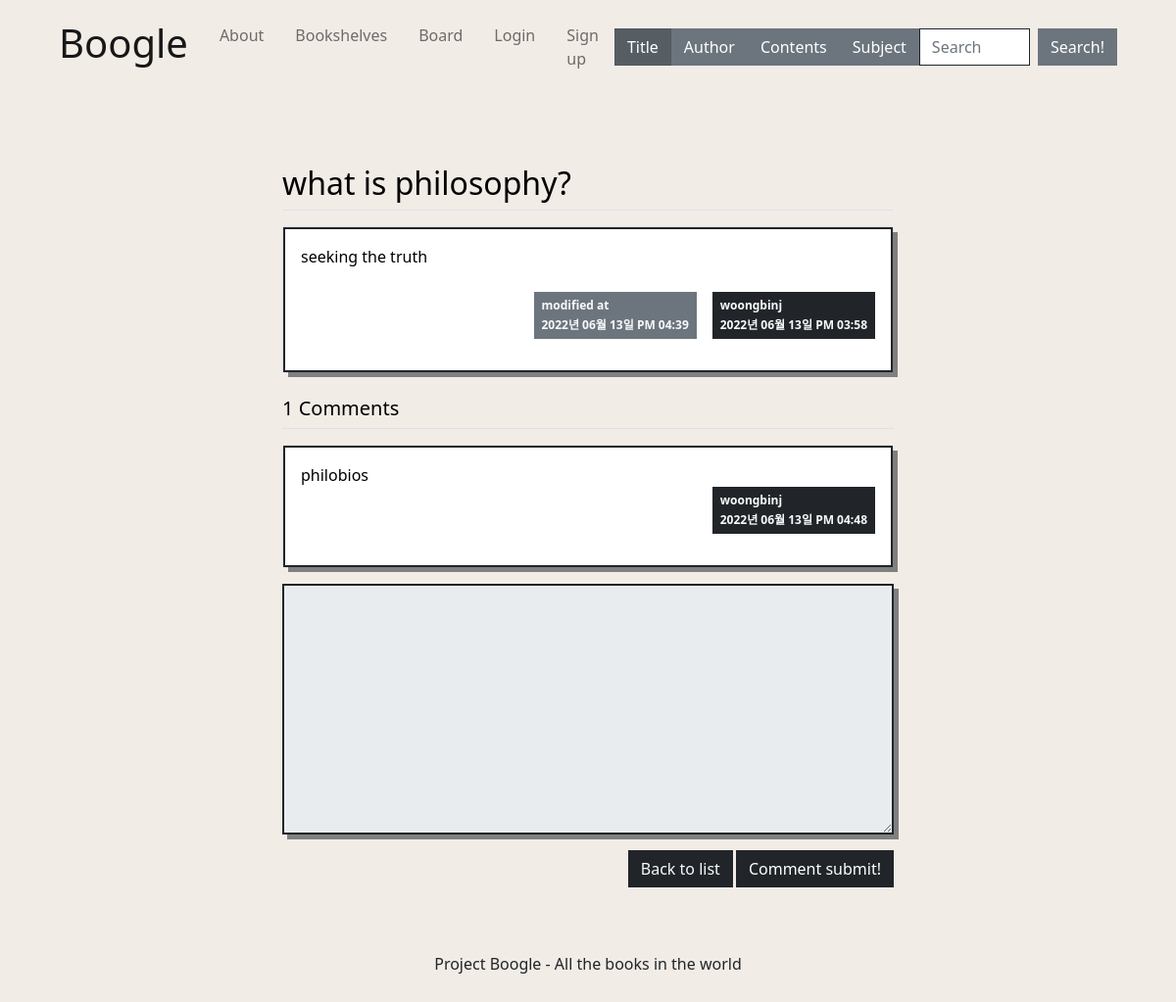
The app's page /question/detail/5/, older data.
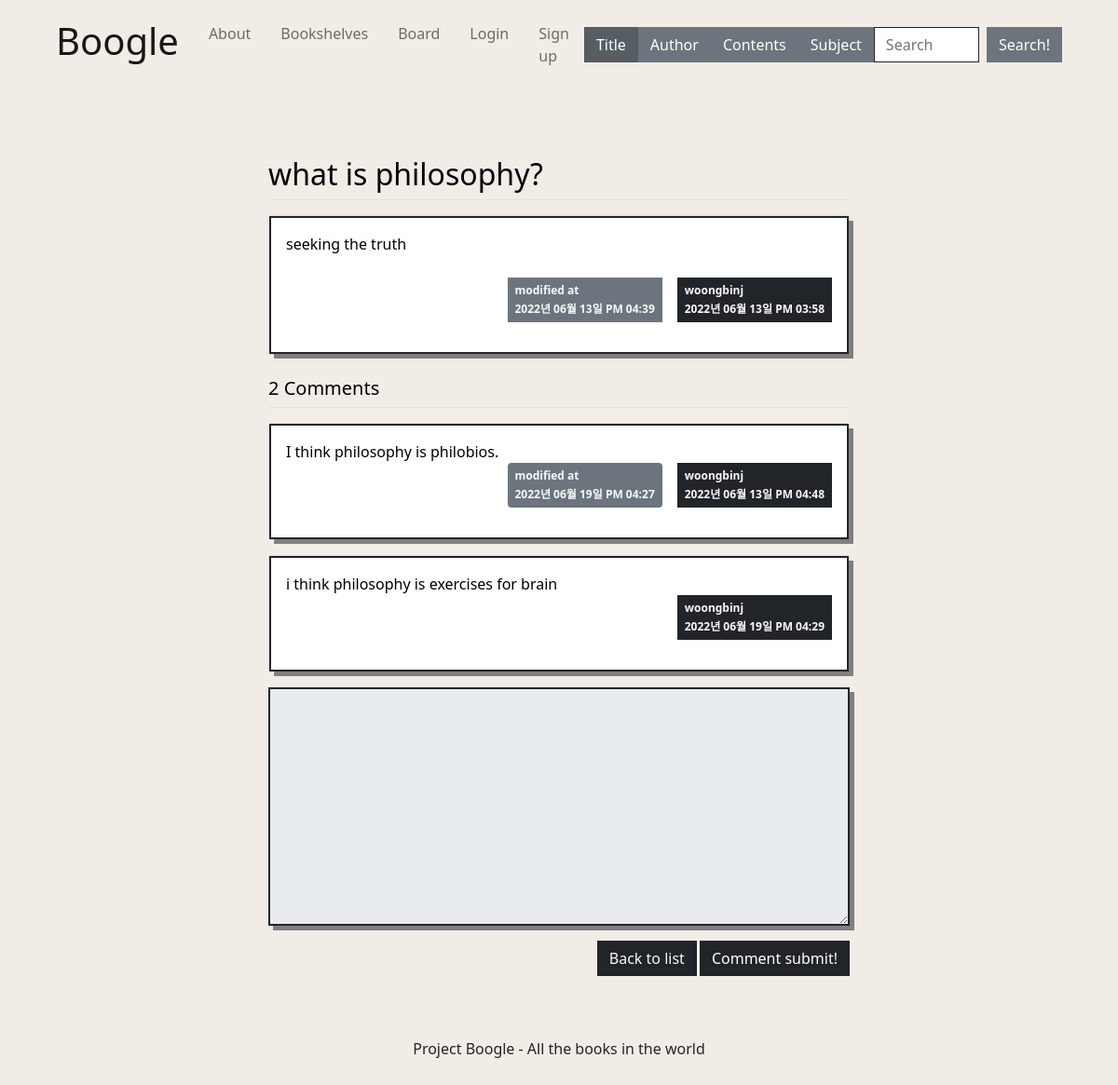
The same page, newer data.
### pybo/models.py (models this page shows)
class Answer(db.Model):
    id = db.Column(db.Integer, primary_key=True)
    question_id = db.Column(db.Integer, db.ForeignKey('question.id', ondelete='CASCADE'))
    question = db.relationship('Question', backref=db.backref('answer_set', cascade='all, delete-orphan'))
    content = db.Column(db.Text(), nullable=False)
    create_date = db.Column(db.DateTime(), nullable=False)
    modify_date = db.Column(db.DateTime(), nullable=True)
    user_id = db.Column(db.Integer, db.ForeignKey('user.id', ondelete='CASCADE'), nullable=False)
    user = db.relationship('User', backref=db.backref('answer_set'))

class User(db.Model):
    __tablename__ = 'user'   #테이블 이름 : user
    id = db.Column(db.Integer, primary_key = True)   #id를 프라이머리키로 설정
    username = db.Column(db.String(8), nullable = False)
    email = db.Column(db.String(32), nullable = False)
    password = db.Column(db.String(64), nullable = False)

### pybo/views/question_views.py (the view)
@bp.route('/detail/<int:question_id>/')
def detail(question_id):
    form = AnswerForm()
    question = Question.query.get_or_404(question_id)
    return render_template('question/question_detail.html', question=question, form=form)

### pybo/forms.py
class AnswerForm(FlaskForm):
    content = TextAreaField('내용', validators=[DataRequired('Content is a required entry.')])

### pybo/filter.py (called while the page is built)
def format_datetime(value, fmt='%Y년 %m월 %d일 %p %I:%M'):
    return value.strftime(fmt)

### pybo/views/auth_views.py (called while the page is built)
@bp.before_app_request
def load_logged_in_user():
    user_id = session.get('user_id')
    if user_id is None:
        g.user = None
    else:
        g.user = User.query.get(user_id)

### pybo/templates/question/question_detail.html (shortened to what this page needs)
{% extends 'main/base.html' %}
{% block head %}
{{ super() }}
    <link rel="stylesheet" href="{{ url_for('static', filename='css/bootstrap.min.css') }}">
    <link rel="stylesheet" href="{{ url_for('static', filename='css/question_detail.css') }}">
{% endblock %}
{% block content %}
    <div class="container my-3">
        <h2 class="border-bottom py-2">{{ question.subject }}</h2>
        <div class="card my-3">
            <div class="card-body border border-dark border-2 rounded-0" style="box-shadow: 5px 5px grey;">
                <div class="card-text" style="white-space: pre-line;">{{ question.content }}</div>
                <div class="d-flex justify-content-end">
                    {% if question.modify_date %}
                    <div class="badge bg-secondary text-light p-2 text-start mx-3 rounded-0">
                        <div class="mb-2">modified at</div>
                        <div>{{ question.modify_date|datetime }}</div>
                    </div>
                    {% endif %}
                    <div class="badge bg-dark text-light p-2 rounded-0 text-start">
                        <div class="mb-2">{{ question.user.username }}</div>
                        <div>{{ question.create_date|datetime }}</div>
                    </div>
                </div>
            </div>
        </div>
        <h5 class="border-bottom my-3 py-2">{{ question.answer_set|length }} Comments</h5>
        {% for answer in question.answer_set %}
        <div class="card my-3">
            <div class="card-body border border-dark border-2 rounded-0" style="box-shadow: 5px 5px grey;">
                <div class="card-text" style="white-space: pre-line;">{{ answer.content }}</div>
                <div class="d-flex justify-content-end">
                    {% if answer.modify_date %}
                    <div class="badge bg-secondary text-light p-2 text-start mx-3">
                        <div class="mb-2">modified at</div>
                        <div>{{ answer.modify_date|datetime }}</div>
                    </div>
                    {% endif %}
                    <div class="badge bg-dark p-2 text-light rounded-0 text-start">
                        <div class="mb-2">{{ answer.user.username }}</div>
                        <div>{{ answer.create_date|datetime }}</div>
                    </div>
                </div>
            </div>
        </div>
        {% endfor %}
        <form action="{{ url_for('answer.create', question_id=question.id) }}" method="post" class="my-3" style="box-shadow: 5px 5px grey;">
            <div class="mb-3">
                <textarea {% if not g.user %}disabled{% endif %} name="content" id="content" class="form-control border border-dark border-2 rounded-0" rows="10"></textarea>
            </div>
            <input type="submit" value="Comment submit!" class="btn btn-dark rounded-0 font-weight-bold" style="float:right; margin-left:3px;">
            <a href="{{ url_for('question.board') }}" class="btn btn-dark text-light rounded-0 font-weight-bold" style="float:right;">Back to list</a>
        </form>
    </div>
{% endblock %}

Row changes from the older to the newer data that the page shows:
changed Answer "2022년 06월 13일 PM 04:48": content "philobios" → "I think philosophy is philobios."; modify_date (not shown) → "2022년 06월 19일 PM 04:27"
now on this page (row edited): Answer: content "i think philosophy is exercises for brain", user.username "woongbinj", create_date "2022년 06월 19일 PM 04:29"
Text that changed along with them:
{{ question.answer_set|length }}: "1" → "2"
